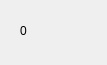
<?xml version="1.0" encoding="UTF-8"?>
<ui version="4.0">
 <class>Form</class>
 <widget class="QWidget" name="Form">
  <property name="geometry">
   <rect>
    <x>0</x>
    <y>0</y>
    <width>107</width>
    <height>65</height>
   </rect>
  </property>
  <property name="windowTitle">
   <string>Form</string>
  </property>
  <widget class="QLabel" name="label">
   <property name="geometry">
    <rect>
     <x>20</x>
     <y>20</y>
     <width>71</width>
     <height>21</height>
    </rect>
   </property>
   <property name="text">
    <string>0</string>
   </property>
  </widget>
 </widget>
 <resources/>
 <connections/>
</ui>
